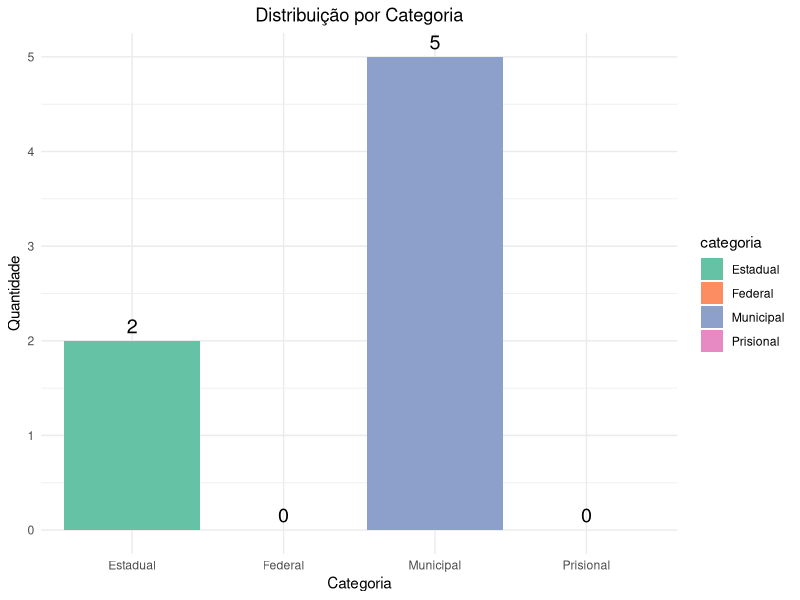
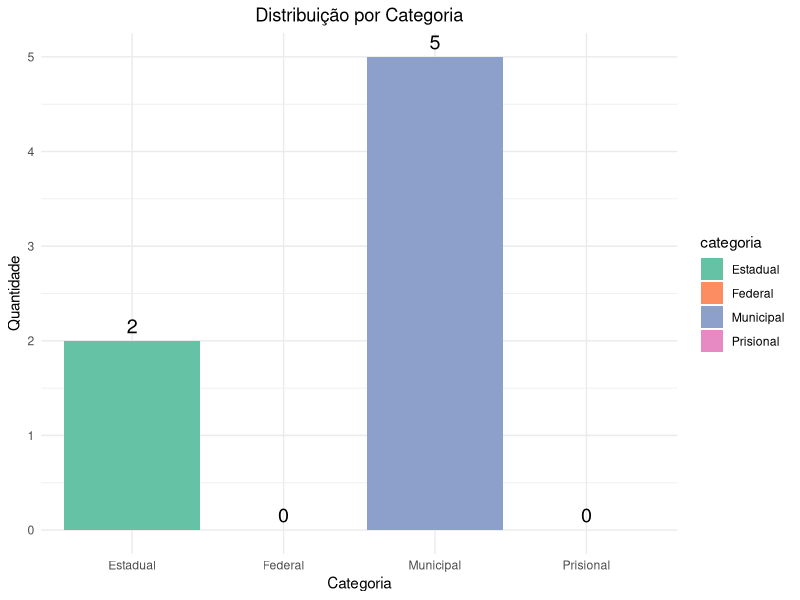

Write R code to recreate these figures, in order.
# Carregar biblioteca
library(ggplot2)

# Criar os dados
dados <- data.frame(
  categoria = c("Estadual", "Municipal", "Federal", "Prisional"),
  quantidade = c(2, 5, 0, 0)
)

# Gerar o gráfico de barras com rótulos
ggplot(dados, aes(x = categoria, y = quantidade, fill = categoria)) +
  geom_bar(stat = "identity") +
  geom_text(aes(label = quantidade), vjust = -0.5, size = 5) +
  labs(title = "Distribuição por Categoria", x = "Categoria", y = "Quantidade") +
  theme_minimal() +
  scale_fill_brewer(palette = "Set2") +
  theme(plot.title = element_text(hjust = 0.5))
# Carregar biblioteca
library(ggplot2)

# Criar os dados
dados <- data.frame(
  categoria = c("Estadual", "Municipal", "Federal", "Prisional"),
  quantidade = c(2, 5, 0, 0)
)

# Gerar o gráfico de barras com rótulos
ggplot(dados, aes(x = categoria, y = quantidade, fill = categoria)) +
  geom_bar(stat = "identity") +
  geom_text(aes(label = quantidade), vjust = -0.5, size = 5) +
  labs(title = "Distribuição por Categoria", x = "Categoria", y = "Quantidade") +
  theme_minimal() +
  scale_fill_brewer(palette = "Set2") +
  theme(plot.title = element_text(hjust = 0.5))
